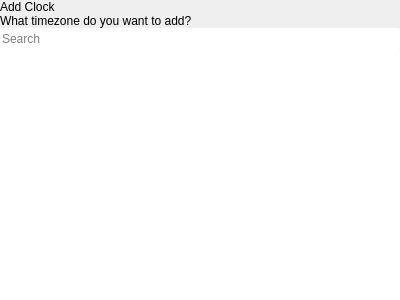
<?xml version="1.0" encoding="UTF-8"?>
<ui version="4.0">
 <class>AddClockPopover</class>
 <widget class="QWidget" name="AddClockPopover">
  <property name="geometry">
   <rect>
    <x>0</x>
    <y>0</y>
    <width>400</width>
    <height>300</height>
   </rect>
  </property>
  <property name="windowTitle">
   <string notr="true">Form</string>
  </property>
  <layout class="QVBoxLayout" name="verticalLayout">
   <property name="spacing">
    <number>0</number>
   </property>
   <property name="leftMargin">
    <number>0</number>
   </property>
   <property name="topMargin">
    <number>0</number>
   </property>
   <property name="rightMargin">
    <number>0</number>
   </property>
   <property name="bottomMargin">
    <number>0</number>
   </property>
   <item>
    <widget class="tTitleLabel" name="titleLabel">
     <property name="text">
      <string>Add Clock</string>
     </property>
    </widget>
   </item>
   <item>
    <widget class="QLabel" name="label">
     <property name="text">
      <string>What timezone do you want to add?</string>
     </property>
     <property name="wordWrap">
      <bool>true</bool>
     </property>
     <property name="margin">
      <number>9</number>
     </property>
    </widget>
   </item>
   <item>
    <widget class="Line" name="line">
     <property name="maximumSize">
      <size>
       <width>16777215</width>
       <height>1</height>
      </size>
     </property>
     <property name="orientation">
      <enum>Qt::Horizontal</enum>
     </property>
    </widget>
   </item>
   <item>
    <widget class="QLineEdit" name="searchLineEdit">
     <property name="frame">
      <bool>false</bool>
     </property>
     <property name="placeholderText">
      <string>Search</string>
     </property>
     <property name="clearButtonEnabled">
      <bool>true</bool>
     </property>
    </widget>
   </item>
   <item>
    <widget class="Line" name="line_2">
     <property name="maximumSize">
      <size>
       <width>16777215</width>
       <height>1</height>
      </size>
     </property>
     <property name="orientation">
      <enum>Qt::Horizontal</enum>
     </property>
    </widget>
   </item>
   <item>
    <widget class="QListView" name="timezoneList">
     <property name="frameShape">
      <enum>QFrame::NoFrame</enum>
     </property>
    </widget>
   </item>
  </layout>
 </widget>
 <customwidgets>
  <customwidget>
   <class>tTitleLabel</class>
   <extends>QLabel</extends>
   <header location="global">ttitlelabel.h</header>
   <slots>
    <signal>backButtonClicked()</signal>
   </slots>
  </customwidget>
 </customwidgets>
 <resources/>
 <connections/>
</ui>
